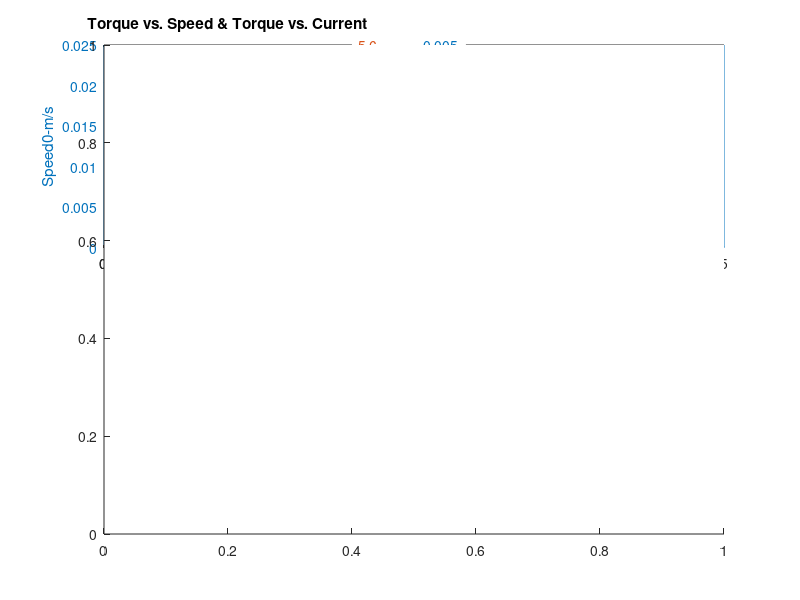

The MATLAB script that drew this image: (Note: this script raises an error after producing the figure.)
function pololuMotorPlotGenAAMv2
    clc;
    discreteBins = 500; %We will use this number of bins for plotting and calculating all functions such as Torque, speed etc.
% Input part of the main function
    StallTorque = input('Please enter the stall torque in oz-inch [17]: ');
    StallCurrent = input('Please enter the stall current in mA [700]: ');
    RatedVoltage = input('Please enter the rated voltage in Volts [6]: ');
    NoLoadCurrent = input('Please enter the free run currennt in mA [40]: ');
    NoLoadSpeed = input('Please enter the free run speed in RPM [290]: ');
    
    %Some basic input error checking is here.
    if or(not(isfloat(StallTorque)), isempty(StallTorque))
        StallTorque = 17;
        fprintf('\nUsing default value for StallTorque');
    end
    if or(not(isfloat(StallCurrent)), isempty(StallCurrent))
        StallCurrent = 700;
        fprintf('\nUsing default value for StallCurrent');
    end
    if or(not(isfloat(RatedVoltage)), isempty(RatedVoltage))
        RatedVoltage = 6;
        fprintf('\nUsing default value for RatedVoltage');
    end
    if or(not(isfloat(NoLoadCurrent)), isempty(NoLoadCurrent))
        NoLoadCurrent = 40;
        fprintf('\nUsing default value for NoLoadCurrent');
    end
    if or(not(isfloat(NoLoadSpeed)), isempty(NoLoadSpeed))
        NoLoadSpeed = 290;
        fprintf('\nUsing default value for NoLoadSpeed');
    end
    %
    
    %Here we calculate basic stuff to get all the variables and outputs.
    Resistance = RatedVoltage / (StallCurrent/1000);
    %Torque line
    TorqueLine = 0:(StallTorque/discreteBins):StallTorque;
    %Current Line
    CurrentLine = NoLoadCurrent:(StallCurrent-NoLoadCurrent)/discreteBins:StallCurrent;
    %Speed Line
    SpeedLine = NoLoadSpeed: (0-NoLoadSpeed)/discreteBins : 0;
    % Torque Constant in Torque per current is
    SlopeOfTorqueVsCurrent = (StallCurrent - NoLoadCurrent) / (StallTorque);
    
    
    %Output Mechanical Power in watts is Torque * Speed * 0.00074 watts
    OutputPower = 0.00074 * TorqueLine .* SpeedLine;
    %Input Electrical Power to the motor is Voltage * Current
    InputPower = CurrentLine * RatedVoltage / 1000; %We are dividing by 1000 as the input was in mA and we need power in Watts.
    
%Plot part of the functions    
    subplot(2,2,1)
    [hAx, hLine1, hLine2] = plotyy([0 StallTorque], [NoLoadSpeed 0]*2*pi*0.039/60, [0 StallTorque], [NoLoadCurrent StallCurrent]); %This is the TorqueLoad vs. Motor Speed graph
    
    title('Torque vs. Speed & Torque vs. Current');
    xlabel('Torque (oz-in)');
    ylabel(hAx(1), 'Speed0-m/s');
    ylabel(hAx(2), 'Current-mA');
    
    %This is the plot of the Output Mechanical power in watts vs. Input
    %Electrical power in Watts.
    subplot(2,2,2);
    
    [h2Ax, h2Line1, h2Line2] = plotyy(TorqueLine, OutputPower, TorqueLine, InputPower);
    xlabel('Torque (oz-in)');
    ylabel(h2Ax(1), 'OutputPower-watts');
    ylabel(h2Ax(2), 'InputPower-watts');
    title('Torque vs. Output Power & Torque vs. Input Power');
    
    %This is the plot of the Power Efficiency of the motor.
    subplot(2,2,3);
    PowerEff = OutputPower ./ InputPower;
    plot(TorqueLine, PowerEff);
    xlabel('Torque (oz-in)');
    ylabel('Power Efficiency -nounit');
    
    %Output information part of the function    
    fprintf('\n\n\nSlope of TorqueVsCurrent is %f. The recprocal is %f\n', SlopeOfTorqueVsCurrent, (1/SlopeOfTorqueVsCurrent));
    %Max Output Power is at
    [V,I] = max(OutputPower);
    fprintf('Maximum output mechanical power is %f(watts).\nThis happens at the Torque load of %f(oz-in), with Current %f(mA)\n', OutputPower(I), TorqueLine(I), CurrentLine(I));
    fprintf('Resistance of the motor is %f (ohms)\n', Resistance);
    
end